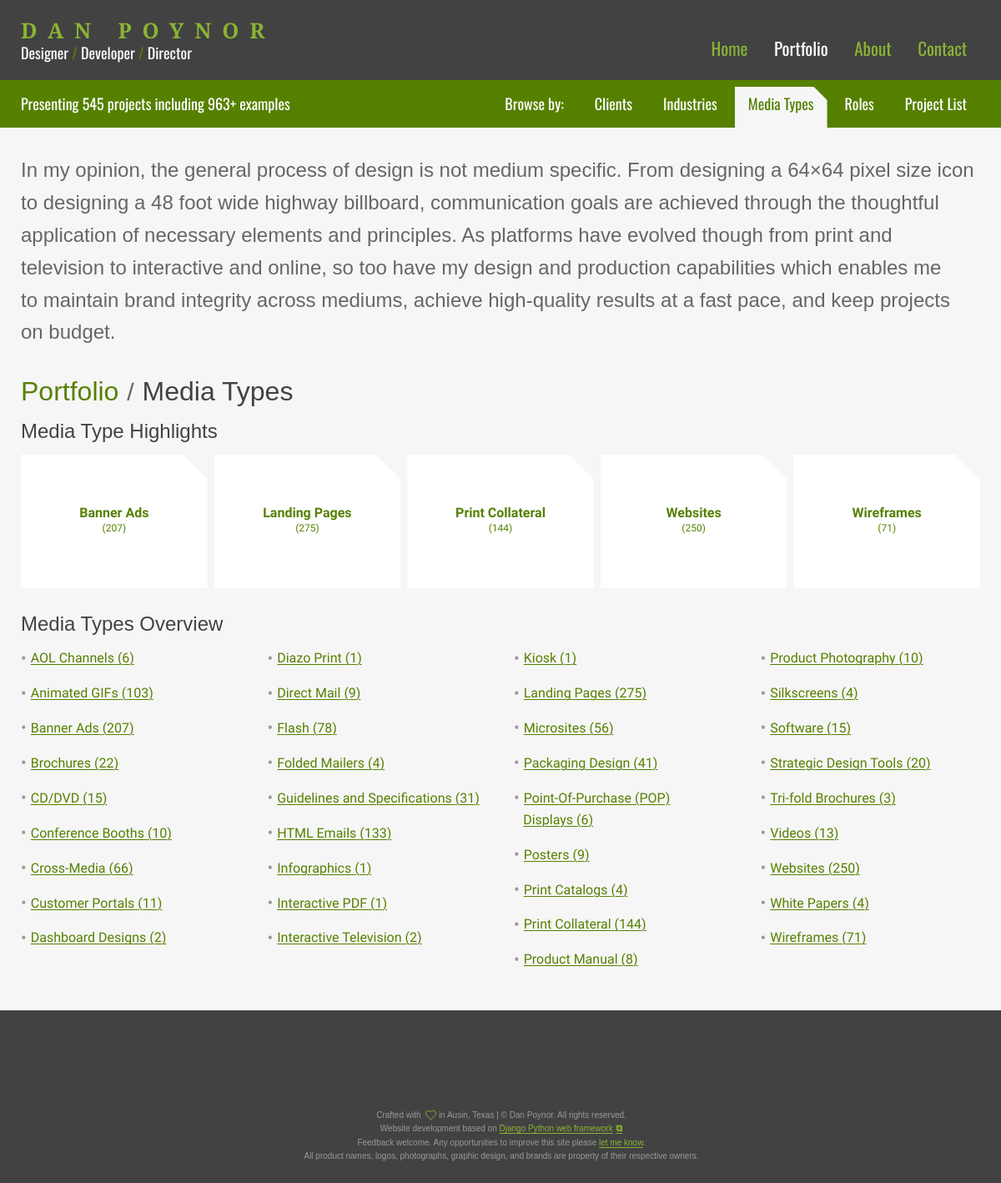
The app's page /portfolio/media-types/ with its own data.
### portfolio/models.py (models this page shows, shortened)
class TaxonomyMixin(models.Model):
    class Meta:
        abstract = True
    def get_verbose_name_plural(self):
        return self._meta.verbose_name_plural
    def get_absolute_url(self):
        return reverse(f"{self._meta.model_name}_detail", args=[str(self.slug)])

class MediaType(TaxonomyMixin, models.Model):
    class Meta:
        verbose_name = "Media Type"
        verbose_name_plural = "Media Types"
        ordering = ["name"]
        db_table = "portfolio_media_type"
    name = models.CharField(max_length=200, unique=True, blank=False, null=False)
    slug = models.SlugField(max_length=200, unique=True, blank=False, null=False)
    description = models.TextField(help_text="Enter the media type description", blank=True, null=True)
    visible = models.BooleanField(default=True, help_text="Check if the media type should be visible")
    image_sm = models.URLField(max_length=200, blank=True, null=True, validators=[URLValidator()])
    image_md = models.URLField(max_length=200, blank=True, null=True, validators=[URLValidator()])
    image_lg = models.URLField(max_length=200, blank=True, null=True, validators=[URLValidator()])
    created_at = models.DateTimeField(auto_now_add=True)
    updated_at = models.DateTimeField(auto_now=True)

### portfolio/views.py (the view)
# urls.py: path("portfolio/media-types/", views.mediatypes, name="mediatypes"),
def mediatypes(request):
    highlighted_media_types = get_visible_objects(MediaType).filter(id__in=HIGHLIGHTED_MEDIA_TYPE_IDS)
    for mediatype in highlighted_media_types:
        visible_project_items = ProjectItem.objects.filter(
            project__mediatype=mediatype,
            project__visible=True,
            visible=True
        )
        mediatype.project_item_count = visible_project_items.count()
    mediatype_list = get_visible_objects(MediaType)
    for mediatype in mediatype_list:
        visible_project_items = ProjectItem.objects.filter(
            project__mediatype=mediatype,
            project__visible=True,
            visible=True
        )
        mediatype.project_item_count = visible_project_items.count()
    context = {
        "highlighted_media_types": highlighted_media_types,
        "mediatypes": mediatype_list,
        "object": MediaType()
    }
    return render(request, "pages/portfolio/media_types/page.html", context)

### portfolio/templatetags/filters.py (called while the page is built)
@register.filter
def replace_underscore_with_space(value):
    return value.replace('_', ' ')

@register.filter
def replace_underscore_with_dash(value):
    return value.replace('_', '-')

### portfolio/templatetags/tags.py (called while the page is built)
@register.simple_tag
def verbose_name_plural(obj):
    return obj.get_verbose_name_plural()

### portfolio/templates/pages/portfolio/media_types/page.html
{% extends "base_taxonomy.html" %}
{% block intro %}
    <p>
        In my opinion, the general process of design is not medium specific. From designing a 64×64 pixel size icon to designing a 48 foot wide highway billboard, communication goals are achieved through the thoughtful application of necessary elements and principles. As platforms have evolved though from print and television to interactive and online, so too have my design and production capabilities which enables me to maintain brand integrity across mediums, achieve high-quality results at a fast pace, and keep projects on budget.
    </p>
{% endblock intro %}
{% block taxonomy_content %}
    {% include "partials/taxonomy/term/_highlighted.html" with item_name="media_type" highlighted_items=highlighted_media_types %}
    {% include "partials/taxonomy/_categories.html" with item_name="media_types" items=mediatypes %}
{% endblock taxonomy_content %}

### portfolio/templates/partials/taxonomy/term/_item_card.html
<li>
    <a href="{{ term.get_absolute_url }}"
       title="View all project samples created for {{ term.name }}"
       class="logo-{{ term.slug }}">
        <span class="text-wrapper">
            <span class="taxonomy-name">{{ term.name }}</span>
            <span class="count">({{ term.project_item_count }})</span>
        </span>
    </a>
</li>

### portfolio/templates/partials/taxonomy/_categories.html
{% load filters %}
<section class="taxonomy-categories {% if item_name == 'roles' %}roles-page{% endif %}">
    <h2>{{ item_name|replace_underscore_with_space|title }} Overview</h2>
    <ul class="taxonomy-list {% if item_name != 'roles' %}gray-bullets{% endif %}">
        {% for item in items %}
            {% if item_name == 'roles' %}
                <li>
                    <h3>
                        <a href="{{ item.get_absolute_url }}"
                           title="View all project samples created for {{ item.name }}">{{ item.name }} <span class="count">({{ item.project_item_count }})</span></a>
                    </h3>
                    <p>{{ item.description|safe }}</p>
                </li>
            {% else %}
                <li>
                    <a href="{{ item.get_absolute_url }}"
                       title="View all project samples created for {{ item.name }}">{{ item.name }}&nbsp;<span class="count">({{ item.project_item_count }})</span></a>
                </li>
            {% endif %}
        {% empty %}
            <li>No {{ item_name|replace_underscore_with_space|title }} available.</li>
        {% endfor %}
    </ul>
</section>

### portfolio/static/portfolio/styles.css (style rules this page uses)
:root { --t3: #568000; --t4: #f6f6f6; --t5: #666666; --t6: #424242; --t7: #ffffff; --t8: #dddddd; --t9: #424242; --t10: rgba(154, 205, 50, .05); --t11: rgba(154, 205, 50, .1); --t12: rgba(154, 205, 50, .825); --t13: #f5faeb; --black: #000000; --dark-grays-500: #5c5c5c; --width-portfolio-column: 258px; --width-project-overview: 320px; --transition-speed: .3s; --transition-speed-faster: .2s; --transition-speed-slow: .5s; --transition-speed-slower: .7s; --hover-brightness-amount: 150%; --hover-brightness-amount-less: 120%; --portfolio-img-outline: #eee; }
html, button, input, select, textarea { color: var(--t5); }
html { -webkit-font-smoothing: antialiased; }
html, body { font: normal 16px/1.6180339888 "Source Sans 3", sans-serif; color: var(--t5); }
h1, h2, h3, h4, h5, h6 { font: normal 400 1em/1 "Bitter", sans-serif; margin: 0; text-rendering: optimizeLegibility; text-wrap: pretty; }
h2 { color: var(--t6); font-size: 1.5em; }
a { color: var(--t3); transition: all var(--transition-speed-faster) ease-out; }
a, a:visited, a:hover { text-decoration: none; }
p { text-wrap: pretty; }
p a, .project-details a, .taxonomy-list a, .portfolio-introduction a, .selected-taxonomy-items p a, .taxonomy-meta a, .sidebar-info a, .contact-info a { text-decoration: underline; text-decoration-thickness: 1px; text-underline-offset: 0.1em; }
.taxonomy-categories h2 { margin: 1.33em 0 0.25em; }
*, *:before, *:after { -moz-box-sizing: border-box; -webkit-box-sizing: border-box; box-sizing: border-box; }
html, body { background-attachment: fixed; background-color: var(--t9); background-image: url(images/backgrounds/tile.webp); height: 100%; margin: 0; overflow-anchor: none; padding: 0; transition: background-color 0.3s ease-out; width: 100%; }
body { margin: 0; min-height: 100%; position: relative; }
section { width: 100%; }
.intro p { font: normal 1.5em/1.6180339888 "Bitter", sans-serif; margin: 0; text-wrap: pretty; }
.showcase-list li { flex: 0 0 19.22%; margin: 0.25em; min-height: 10em; position: relative; text-align: center; }
.showcase-list .text-wrapper { height: 100%; max-width: 10em; margin: 0 auto; display: flex; flex-flow: column nowrap; justify-content: center; align-content: center; align-items: center; }
.showcase-list .text-wrapper .taxonomy-name { display: block; font-weight: 700; line-height: 1.2; }
.showcase-list .text-wrapper .count { display: block; font-size: 0.75em; }
ul { list-style-type: none; margin: 0; padding: 0; }
li { margin: 0; }
.gray-bullets { margin: 1em 0; }
.gray-bullets li { padding-left: 0.7em; text-indent: -0.7em; }
.gray-bullets li + li { margin-top: 1em; }
.gray-bullets li:before { color: #999; content: "• "; font-size: 125%; line-height: 1; vertical-align: -0.06em; }
.taxonomy-categories { padding-bottom: 2em; }
.taxonomy-categories .taxonomy-list { width: 100%; column-gap: 2em; column-width: 220px; }
.taxonomy-categories .taxonomy-list li { margin-bottom: 0.5em; }

### records on screen
MediaType: name "Banner Ads", project_item_count "207"
MediaType: name "Landing Pages", project_item_count "275"
MediaType: name "Print Collateral", project_item_count "144"
MediaType: name "Websites", project_item_count "250"
MediaType: name "Wireframes", project_item_count "71"
MediaType: name "AOL Channels", project_item_count "6"
MediaType: name "Animated GIFs", project_item_count "103"
MediaType: name "Brochures", project_item_count "22"
MediaType: name "CD/DVD", project_item_count "15"
MediaType: name "Conference Booths", project_item_count "10"
MediaType: name "Cross-Media", project_item_count "66"
MediaType: name "Customer Portals", project_item_count "11"
MediaType: name "Dashboard Designs", project_item_count "2"
MediaType: name "Diazo Print", project_item_count "1"
MediaType: name "Direct Mail", project_item_count "9"
MediaType: name "Flash", project_item_count "78"
MediaType: name "Folded Mailers", project_item_count "4"
MediaType: name "Guidelines and Specifications", project_item_count "31"
MediaType: name "HTML Emails", project_item_count "133"
MediaType: name "Infographics", project_item_count "1"
MediaType: name "Interactive PDF", project_item_count "1"
MediaType: name "Interactive Television", project_item_count "2"
MediaType: name "Kiosk", project_item_count "1"
MediaType: name "Microsites", project_item_count "56"
MediaType: name "Packaging Design", project_item_count "41"
MediaType: name "Point-Of-Purchase (POP) Displays", project_item_count "6"
MediaType: name "Posters", project_item_count "9"
MediaType: name "Print Catalogs", project_item_count "4"
MediaType: name "Product Manual", project_item_count "8"
MediaType: name "Product Photography", project_item_count "10"
MediaType: name "Silkscreens", project_item_count "4"
MediaType: name "Software", project_item_count "15"
MediaType: name "Strategic Design Tools", project_item_count "20"
MediaType: name "Tri-fold Brochures", project_item_count "3"
MediaType: name "Videos", project_item_count "13"
MediaType: name "White Papers", project_item_count "4"

### other values on screen
{{ global_total_projects }} "545"
{{ global_total_project_items }} "963"
{{ item_name|replace_underscore_with_space|title }} "Media Type"
{{ item_name|replace_underscore_with_space|title }} "Media Types"
